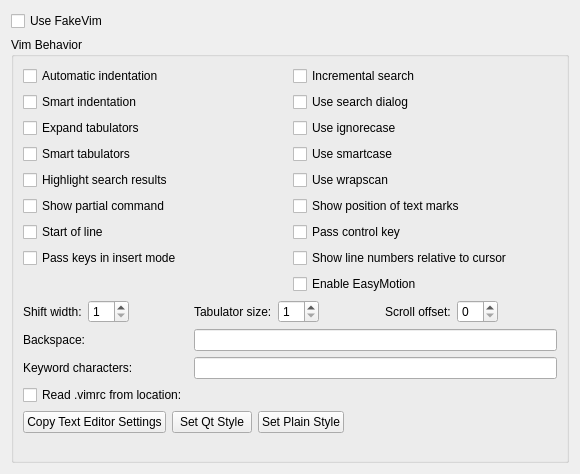
<?xml version="1.0" encoding="UTF-8"?>
<ui version="4.0">
 <class>FakeVim::Internal::FakeVimOptionPage</class>
 <widget class="QWidget" name="FakeVim::Internal::FakeVimOptionPage">
  <property name="geometry">
   <rect>
    <x>0</x>
    <y>0</y>
    <width>580</width>
    <height>474</height>
   </rect>
  </property>
  <layout class="QVBoxLayout" name="verticalLayout_2">
   <item>
    <widget class="QCheckBox" name="checkBoxUseFakeVim">
     <property name="text">
      <string>Use FakeVim</string>
     </property>
    </widget>
   </item>
   <item>
    <widget class="QGroupBox" name="behaviorBox">
     <property name="title">
      <string>Vim Behavior</string>
     </property>
     <layout class="QVBoxLayout" name="verticalLayout">
      <item>
       <layout class="QGridLayout" name="gridLayout_3">
        <item row="6" column="0">
         <widget class="QCheckBox" name="checkBoxStartOfLine">
          <property name="text">
           <string>Start of line</string>
          </property>
         </widget>
        </item>
        <item row="4" column="0">
         <widget class="QCheckBox" name="checkBoxHlSearch">
          <property name="text">
           <string>Highlight search results</string>
          </property>
         </widget>
        </item>
        <item row="1" column="0">
         <widget class="QCheckBox" name="checkBoxSmartIndent">
          <property name="text">
           <string>Smart indentation</string>
          </property>
         </widget>
        </item>
        <item row="3" column="0">
         <widget class="QCheckBox" name="checkBoxSmartTab">
          <property name="text">
           <string>Smart tabulators</string>
          </property>
         </widget>
        </item>
        <item row="2" column="0">
         <widget class="QCheckBox" name="checkBoxExpandTab">
          <property name="text">
           <string>Expand tabulators</string>
          </property>
         </widget>
        </item>
        <item row="3" column="1">
         <widget class="QCheckBox" name="checkBoxSmartCase">
          <property name="text">
           <string>Use smartcase</string>
          </property>
         </widget>
        </item>
        <item row="1" column="1">
         <widget class="QCheckBox" name="checkBoxUseCoreSearch">
          <property name="text">
           <string>Use search dialog</string>
          </property>
         </widget>
        </item>
        <item row="0" column="1">
         <widget class="QCheckBox" name="checkBoxIncSearch">
          <property name="text">
           <string>Incremental search</string>
          </property>
         </widget>
        </item>
        <item row="4" column="1">
         <widget class="QCheckBox" name="checkBoxWrapScan">
          <property name="text">
           <string>Use wrapscan</string>
          </property>
         </widget>
        </item>
        <item row="0" column="0">
         <widget class="QCheckBox" name="checkBoxAutoIndent">
          <property name="text">
           <string>Automatic indentation</string>
          </property>
         </widget>
        </item>
        <item row="6" column="1">
         <widget class="QCheckBox" name="checkBoxPassControlKey">
          <property name="toolTip">
           <string>Passes key sequences like Ctrl-S to Qt Creator core instead of interpreting them in FakeVim. This gives easier access to Qt Creator core functionality at the price of losing some features of FakeVim.</string>
          </property>
          <property name="text">
           <string>Pass control key</string>
          </property>
         </widget>
        </item>
        <item row="2" column="1">
         <widget class="QCheckBox" name="checkBoxIgnoreCase">
          <property name="text">
           <string>Use ignorecase</string>
          </property>
         </widget>
        </item>
        <item row="5" column="0">
         <widget class="QCheckBox" name="checkBoxShowCmd">
          <property name="text">
           <string>Show partial command</string>
          </property>
         </widget>
        </item>
        <item row="7" column="0">
         <widget class="QCheckBox" name="checkBoxPassKeys">
          <property name="toolTip">
           <string>Lets Qt Creator handle some key presses in insert mode so that code can be properly completed and expanded.</string>
          </property>
          <property name="text">
           <string>Pass keys in insert mode</string>
          </property>
         </widget>
        </item>
        <item row="7" column="1">
         <widget class="QCheckBox" name="checkBoxRelativeNumber">
          <property name="toolTip">
           <string>Displays line numbers relative to the line containing text cursor.</string>
          </property>
          <property name="text">
           <string>Show line numbers relative to cursor</string>
          </property>
         </widget>
        </item>
        <item row="5" column="1">
         <widget class="QCheckBox" name="checkBoxShowMarks">
          <property name="text">
           <string>Show position of text marks</string>
          </property>
         </widget>
        </item>
        <item row="8" column="1">
         <widget class="QCheckBox" name="checkBoxEasyMotion">
          <property name="text">
           <string>Enable EasyMotion</string>
          </property>
         </widget>
        </item>
       </layout>
      </item>
      <item>
       <layout class="QHBoxLayout" name="horizontalLayout_5">
        <item>
         <widget class="QLabel" name="labelShiftWidth">
          <property name="text">
           <string>Shift width:</string>
          </property>
          <property name="buddy">
           <cstring>spinBoxShiftWidth</cstring>
          </property>
         </widget>
        </item>
        <item>
         <widget class="QSpinBox" name="spinBoxShiftWidth">
          <property name="minimum">
           <number>1</number>
          </property>
          <property name="maximum">
           <number>80</number>
          </property>
         </widget>
        </item>
        <item>
         <spacer name="horizontalSpacer_3">
          <property name="orientation">
           <enum>Qt::Horizontal</enum>
          </property>
          <property name="sizeHint" stdset="0">
           <size>
            <width>40</width>
            <height>20</height>
           </size>
          </property>
         </spacer>
        </item>
        <item>
         <widget class="QLabel" name="labelTabulator">
          <property name="toolTip">
           <string>Vim tabstop option.</string>
          </property>
          <property name="text">
           <string>Tabulator size:</string>
          </property>
          <property name="buddy">
           <cstring>spinBoxTabStop</cstring>
          </property>
         </widget>
        </item>
        <item>
         <widget class="QSpinBox" name="spinBoxTabStop">
          <property name="minimum">
           <number>1</number>
          </property>
          <property name="maximum">
           <number>80</number>
          </property>
         </widget>
        </item>
        <item>
         <spacer name="horizontalSpacer_4">
          <property name="orientation">
           <enum>Qt::Horizontal</enum>
          </property>
          <property name="sizeHint" stdset="0">
           <size>
            <width>40</width>
            <height>20</height>
           </size>
          </property>
         </spacer>
        </item>
        <item>
         <widget class="QLabel" name="labelScrollOff">
          <property name="text">
           <string>Scroll offset:</string>
          </property>
          <property name="buddy">
           <cstring>spinBoxScrollOff</cstring>
          </property>
         </widget>
        </item>
        <item>
         <widget class="QSpinBox" name="spinBoxScrollOff"/>
        </item>
        <item>
         <spacer name="horizontalSpacer_2">
          <property name="orientation">
           <enum>Qt::Horizontal</enum>
          </property>
          <property name="sizeHint" stdset="0">
           <size>
            <width>40</width>
            <height>20</height>
           </size>
          </property>
         </spacer>
        </item>
       </layout>
      </item>
      <item>
       <layout class="QFormLayout" name="formLayout">
        <property name="fieldGrowthPolicy">
         <enum>QFormLayout::ExpandingFieldsGrow</enum>
        </property>
        <item row="0" column="0">
         <widget class="QLabel" name="labelBackspace">
          <property name="text">
           <string>Backspace:</string>
          </property>
          <property name="buddy">
           <cstring>lineEditBackspace</cstring>
          </property>
         </widget>
        </item>
        <item row="0" column="1">
         <widget class="QLineEdit" name="lineEditBackspace"/>
        </item>
        <item row="1" column="0">
         <widget class="QLabel" name="labelIsKeyword">
          <property name="text">
           <string>Keyword characters:</string>
          </property>
          <property name="buddy">
           <cstring>lineEditIsKeyword</cstring>
          </property>
         </widget>
        </item>
        <item row="1" column="1">
         <widget class="QLineEdit" name="lineEditIsKeyword"/>
        </item>
        <item row="2" column="0">
         <widget class="QCheckBox" name="checkBoxReadVimRc">
          <property name="text">
           <string>Read .vimrc from location:</string>
          </property>
         </widget>
        </item>
        <item row="2" column="1">
         <widget class="Utils::PathChooser" name="pathChooserVimRcPath" native="true"/>
        </item>
       </layout>
      </item>
      <item>
       <layout class="QHBoxLayout" name="horizontalLayout">
        <item>
         <widget class="QPushButton" name="pushButtonCopyTextEditorSettings">
          <property name="text">
           <string>Copy Text Editor Settings</string>
          </property>
         </widget>
        </item>
        <item>
         <widget class="QPushButton" name="pushButtonSetQtStyle">
          <property name="text">
           <string>Set Qt Style</string>
          </property>
         </widget>
        </item>
        <item>
         <widget class="QPushButton" name="pushButtonSetPlainStyle">
          <property name="text">
           <string>Set Plain Style</string>
          </property>
         </widget>
        </item>
        <item>
         <spacer name="horizontalSpacer">
          <property name="orientation">
           <enum>Qt::Horizontal</enum>
          </property>
          <property name="sizeHint" stdset="0">
           <size>
            <width>40</width>
            <height>20</height>
           </size>
          </property>
         </spacer>
        </item>
       </layout>
      </item>
      <item>
       <spacer name="verticalSpacer">
        <property name="orientation">
         <enum>Qt::Vertical</enum>
        </property>
        <property name="sizeHint" stdset="0">
         <size>
          <width>20</width>
          <height>40</height>
         </size>
        </property>
       </spacer>
      </item>
     </layout>
    </widget>
   </item>
  </layout>
 </widget>
 <customwidgets>
  <customwidget>
   <class>Utils::PathChooser</class>
   <extends>QWidget</extends>
   <header location="global">utils/pathchooser.h</header>
   <container>1</container>
  </customwidget>
 </customwidgets>
 <tabstops>
  <tabstop>checkBoxUseFakeVim</tabstop>
  <tabstop>checkBoxAutoIndent</tabstop>
  <tabstop>checkBoxSmartIndent</tabstop>
  <tabstop>checkBoxExpandTab</tabstop>
  <tabstop>checkBoxSmartTab</tabstop>
  <tabstop>checkBoxHlSearch</tabstop>
  <tabstop>checkBoxShowCmd</tabstop>
  <tabstop>checkBoxStartOfLine</tabstop>
  <tabstop>checkBoxPassKeys</tabstop>
  <tabstop>checkBoxIncSearch</tabstop>
  <tabstop>checkBoxUseCoreSearch</tabstop>
  <tabstop>checkBoxIgnoreCase</tabstop>
  <tabstop>checkBoxSmartCase</tabstop>
  <tabstop>checkBoxWrapScan</tabstop>
  <tabstop>checkBoxShowMarks</tabstop>
  <tabstop>checkBoxPassControlKey</tabstop>
  <tabstop>checkBoxRelativeNumber</tabstop>
  <tabstop>spinBoxShiftWidth</tabstop>
  <tabstop>spinBoxTabStop</tabstop>
  <tabstop>spinBoxScrollOff</tabstop>
  <tabstop>lineEditBackspace</tabstop>
  <tabstop>lineEditIsKeyword</tabstop>
  <tabstop>checkBoxReadVimRc</tabstop>
  <tabstop>pathChooserVimRcPath</tabstop>
  <tabstop>pushButtonCopyTextEditorSettings</tabstop>
  <tabstop>pushButtonSetQtStyle</tabstop>
  <tabstop>pushButtonSetPlainStyle</tabstop>
 </tabstops>
 <resources/>
 <connections/>
</ui>
